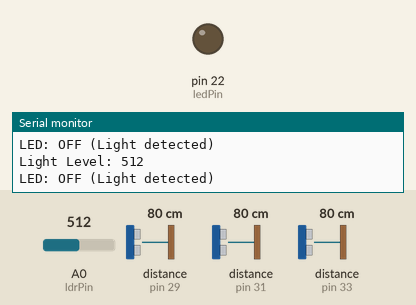
A sketch run on a simulated Arduino Mega 2560, built with avr-gcc and run on an emulated ATmega2560. Parts: output pins drawn as LEDs (lit = HIGH), the last lines printed to the serial monitor. Wiring (inferred from the names in the program): 3 × ultrasonic range finder: trigger pin 28, echo pin 29 / trigger pin 30, echo pin 31 / trigger pin 32, echo pin 33. The inputs (shaded band) are chosen by the test bench; at power-on: A0 (ldrPin) = 512, distance to the obstacle (sensors on pin 29, pin 31, pin 33) 80 cm. The echo pulse lasts 58.3 µs per cm; the audio player accepts every command and is not drawn; pins used as bus, display or sensor lines are not drawn.

Above: at 2.2 s.
2.3 s: A0 (ldrPin) set to 314
3.8 s: A0 (ldrPin) set to 292
At 5.0 s:
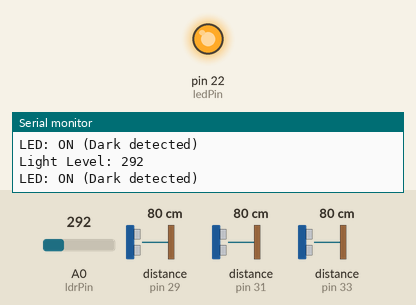
Timing chart, 0 to 6.8 s (numbered marks = the images above; inputs shaded):
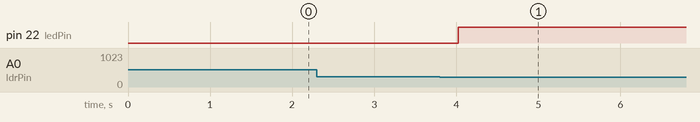

Measured:
- the behaviour switches between 300 and 299 on A0 (ldrPin) (found by bisection; images 0 and 1)
- after the input at 3.8 s, pin 22 (ledPin): LOW → HIGH after 0.23 s

The sketch:

hardwareCODE_backup.ino
```cpp
#include <DFRobotDFPlayerMini.h>

// Pin assignments
const int trigFront = 28, echoFront = 29;
const int trigLeft  = 30, echoLeft  = 31;
const int trigRight = 32, echoRight = 33;
const int ldrPin = A0;      // LDR sensor pin
const int ledPin = 22;      // LED pin

// Detection parameters
const int FRONT_THRESHOLD = 40;  // cm - obstacle detection distance
const int SIDE_THRESHOLD = 30;   // cm - side clearance needed for navigation
const int MIN_DISTANCE = 2;      // cm - minimum valid reading
const int MAX_DISTANCE = 400;    // cm - maximum valid reading

// Light detection parameters
const int LIGHT_THRESHOLD = 300; // LDR threshold (0-1023) - adjust as needed
const unsigned long LIGHT_CHECK_INTERVAL = 500; // Check light every 500ms

// Timing parameters
const unsigned long MESSAGE_DELAY = 3000;    // 3s between same messages
const unsigned long SENSOR_DELAY = 50;      // 50ms between sensor readings
const unsigned long DEBOUNCE_TIME = 200;    // 200ms debounce for state changes

// Audio setup
DFRobotDFPlayerMini mp3;

// State management
int lastState = 0;              // 0=clear, 1=go_right, 2=go_left
unsigned long lastPlayTime = 0;
unsigned long lastSensorTime = 0;
unsigned long stateChangeTime = 0;
unsigned long lastLightCheck = 0;  // Last time we checked light level

// Distance filtering (simple moving average)
const int FILTER_SIZE = 3;
float frontReadings[FILTER_SIZE] = {0};
float leftReadings[FILTER_SIZE] = {0};
float rightReadings[FILTER_SIZE] = {0};
int filterIndex = 0;

void setup() {
  Serial.begin(9600);  // For debugging
  Serial1.begin(9600); // For MP3 player

  // Initialize MP3 player
  if (!mp3.begin(Serial1)) {
    Serial.println("MP3 player initialization failed!");
  }

  delay(500);  // Wait for MP3 player to initialize
  mp3.volume(25);  // Slightly lower volume for better clarity

  // Configure sensor pins
  pinMode(trigFront, OUTPUT);  pinMode(echoFront, INPUT);
  pinMode(trigLeft, OUTPUT);   pinMode(echoLeft, INPUT);
  pinMode(trigRight, OUTPUT);  pinMode(echoRight, INPUT);
  pinMode(ledPin, OUTPUT);     // Configure LED pin as output
  pinMode(ldrPin, INPUT);      // Configure LDR pin as input (though analog pins are input by default)

  // Initialize filter arrays
  for (int i = 0; i < FILTER_SIZE; i++) {
    frontReadings[i] = MAX_DISTANCE;
    leftReadings[i] = MAX_DISTANCE;
    rightReadings[i] = MAX_DISTANCE;
  }

  Serial.println("Blind Navigation System with Auto-Light Initialized");
}

// Enhanced distance measurement with error handling
float measureDistance(int trigPin, int echoPin) {
  digitalWrite(trigPin, LOW);
  delayMicroseconds(2);
  digitalWrite(trigPin, HIGH);
  delayMicroseconds(10);
  digitalWrite(trigPin, LOW);

  // Longer timeout for better reliability
  long duration = pulseIn(echoPin, HIGH, 35000); // 35ms timeout

  if (duration == 0) {
    return MAX_DISTANCE;  // No echo received
  }

  float distance = (duration * 0.034) / 2.0;

  // Validate reading
  if (distance < MIN_DISTANCE || distance > MAX_DISTANCE) {
    return MAX_DISTANCE;  // Invalid reading
  }

  return distance;
}

// Apply simple moving average filter
float filterDistance(float newReading, float* readings) {
  readings[filterIndex] = newReading;

  float sum = 0;
  for (int i = 0; i < FILTER_SIZE; i++) {
    sum += readings[i];
  }

  return sum / FILTER_SIZE;
}

// Determine navigation state based on sensor readings
int determineNavigationState(float frontDist, float leftDist, float rightDist) {
  // No front obstacle - clear path
  if (frontDist >= FRONT_THRESHOLD) {
    return 0;  // Clear
  }

  // Front obstacle detected - check sides
  bool leftBlocked = (leftDist < SIDE_THRESHOLD);
  bool rightBlocked = (rightDist < SIDE_THRESHOLD);

  Serial.print("Front: "); Serial.print(frontDist);
  Serial.print(" Left: "); Serial.print(leftDist);
  Serial.print(" Right: "); Serial.println(rightDist);

  // Decision logic
  if (leftBlocked && rightBlocked) {
    // All three sensors detect obstacles - critical situation
    Serial.println("Critical: All directions blocked!");
    return 3;  // All blocked - play warning sound
  } else if (leftBlocked && !rightBlocked) {
    Serial.println("Decision: Go Right");
    return 1;  // Go right (left is blocked)
  } else if (rightBlocked && !leftBlocked) {
    Serial.println("Decision: Go Left");
    return 2;  // Go left (right is blocked)
  } else {
    // Both sides clear - choose based on which side has more space
    if (leftDist > rightDist) {
      Serial.println("Decision: Go Left (more space)");
      return 2;  // Go left (more space)
    } else {
      Serial.println("Decision: Go Right (more space)");
      return 1;  // Go right (more space)
    }
  }
}

// Check light level and control LED
void checkLightLevel() {
  int lightLevel = analogRead(ldrPin);  // Read LDR value (0-1023)

  // Debug output (remove in final version if needed)
  Serial.print("Light Level: ");
  Serial.println(lightLevel);

  // Control LED based on light level
  if (lightLevel < LIGHT_THRESHOLD) {
    digitalWrite(ledPin, HIGH);  // Turn LED ON in dark conditions
    Serial.println("LED: ON (Dark detected)");
  } else {
    digitalWrite(ledPin, LOW);   // Turn LED OFF in bright conditions
    Serial.println("LED: OFF (Light detected)");
  }
}

void loop() {
  unsigned long currentTime = millis();

  // Rate limiting for sensor readings
  if (currentTime - lastSensorTime < SENSOR_DELAY) {
    return;
  }
  lastSensorTime = currentTime;

  // Read all sensors
  float frontRaw = measureDistance(trigFront, echoFront);
  float leftRaw = measureDistance(trigLeft, echoLeft);
  float rightRaw = measureDistance(trigRight, echoRight);

  // Apply filtering
  float frontFiltered = filterDistance(frontRaw, frontReadings);
  float leftFiltered = filterDistance(leftRaw, leftReadings);
  float rightFiltered = filterDistance(rightRaw, rightReadings);

  // Update filter index
  filterIndex = (filterIndex + 1) % FILTER_SIZE;

  // Determine current state
  int currentState = determineNavigationState(frontFiltered, leftFiltered, rightFiltered);

  // State change logic with debouncing
  if (currentState != lastState) {
    if (currentTime - stateChangeTime > DEBOUNCE_TIME) {
      stateChangeTime = currentTime;

      // Play appropriate message
      if (currentState == 1 && (currentTime - lastPlayTime > MESSAGE_DELAY)) {
        mp3.play(2);  // 002.mp3 → "Go right"
        Serial.println("Playing: Go Right");
        lastPlayTime = currentTime;
      } else if (currentState == 2 && (currentTime - lastPlayTime > MESSAGE_DELAY)) {
        mp3.play(1);  // 001.mp3 → "Go left"
        Serial.println("Playing: Go Left");
        lastPlayTime = currentTime;
      } else if (currentState == 3 && (currentTime - lastPlayTime > MESSAGE_DELAY)) {
        mp3.play(3);  // 003.mp3 → Warning for all sides blocked
        Serial.println("Playing: All directions blocked warning");
        lastPlayTime = currentTime;
      }

      lastState = currentState;
    }
  } else if (currentState != 0 && currentState == lastState) {
    // Same non-clear state - repeat message after delay
    if (currentTime - lastPlayTime > MESSAGE_DELAY) {
      if (currentState == 1) {
        mp3.play(2);  // Repeat "Go right"
        Serial.println("Repeating: Go Right");
      } else if (currentState == 2) {
        mp3.play(1);  // Repeat "Go left"
        Serial.println("Repeating: Go Left");
      } else if (currentState == 3) {
        mp3.play(3);  // Repeat warning for all sides blocked
        Serial.println("Repeating: All directions blocked warning");
      }
      lastPlayTime = currentTime;
    }
  }

  // Reset state when path is clear
  if (currentState == 0) {
    lastState = 0;
  }

  // Check light level periodically
  if (currentTime - lastLightCheck >= LIGHT_CHECK_INTERVAL) {
    checkLightLevel();
    lastLightCheck = currentTime;
  }
}
```
